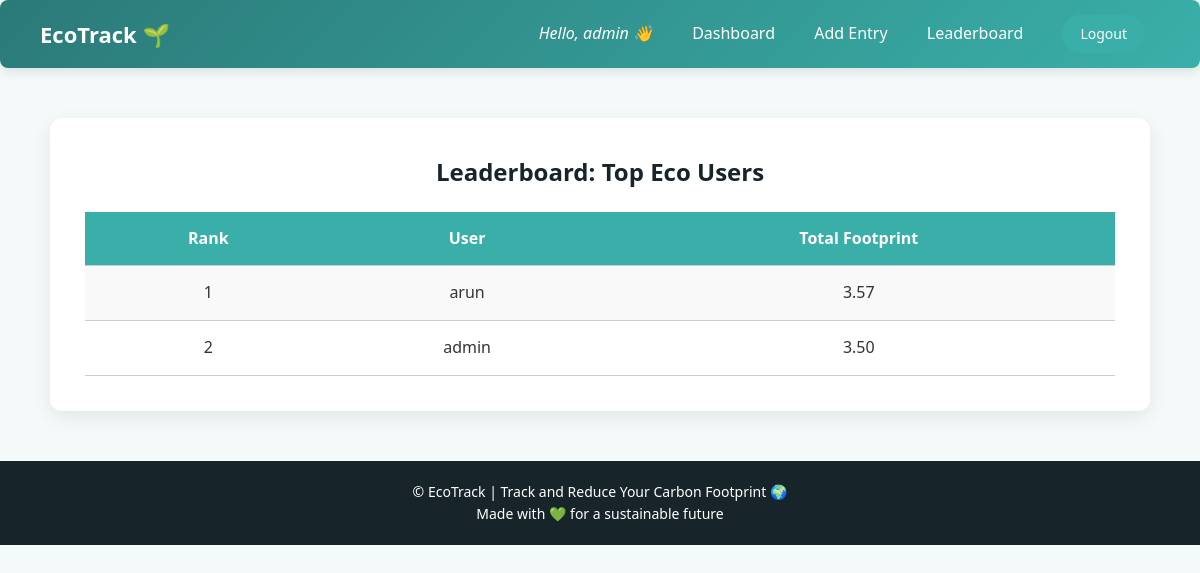
Page /leaderboard/ (signed in) on the committed database.
### tracker/models.py (models this page shows, shortened)
class UserProfile(models.Model):
    user = models.OneToOneField(User, on_delete=models.CASCADE)
    total_footprint = models.FloatField(default=0.0)

### tracker/views.py (the view)
# urls.py: path('leaderboard/', views.leaderboard, name='leaderboard'),
def leaderboard(request):
    top_users = UserProfile.objects.order_by('-total_footprint')[:10]
    return render(request, 'tracker/leaderboard.html', {'top_users': top_users})

### tracker/templates/tracker/leaderboard.html
{% extends 'tracker/base.html' %}
{% block content %}
<h2>Leaderboard: Top Eco Users</h2>
<table>
    <tr>
        <th>Rank</th>
        <th>User</th>
        <th>Total Footprint</th>
    </tr>
    {% for profile in top_users %}
    <tr>
        <td>{{ forloop.counter }}</td>
        <td>{{ profile.user.username }}</td>
        <td>{{ profile.total_footprint|floatformat:2 }}</td>
    </tr>
    {% empty %}
    <tr><td colspan="3">No users yet.</td></tr>
    {% endfor %}
</table>
{% endblock %}

### tracker/templates/tracker/base.html (shortened to what this page needs)
{% load static %}
<!DOCTYPE html>
<html lang="en">
<head>
    <link rel="stylesheet" href="{% static 'tracker/css/style.css' %}">
</head>
<body>
<nav>
    <div class="logo">
        <a href="{% url 'dashboard' %}">EcoTrack 🌱</a>
    </div>
    <div class="nav-links">
        {% if user.is_authenticated %}
            <span class="user-info">Hello, {{ user.username }} 👋</span>
            <a href="{% url 'dashboard' %}">Dashboard</a>
            <a href="{% url 'predict' %}">Add Entry</a>
            <a href="{% url 'leaderboard' %}">Leaderboard</a>
            <a href="{% url 'logout' %}" class="btn">Logout</a>
        {% else %}
            <a href="{% url 'register' %}" class="btn">Register</a>
        {% endif %}
    </div>
</nav>
<div class="container">
    {% block content %}{% endblock %}
</div>
<footer>
    &copy; {{ now.year }} EcoTrack | Track and Reduce Your Carbon Footprint 🌍
    <br>
    Made with 💚 for a sustainable future
</footer>
</body>
</html>

### tracker/static/tracker/css/style.css (style rules this page uses)
body { font-family:Arial;background:#f5f7fa;color:#333 }
.container { margin:20px auto;padding:20px;background:white;border-radius:12px;box-shadow:0 4px 10px rgba(0,0,0,0.1);max-width:900px }
nav { background:#2c3e50;padding:10px;border-radius:8px;margin-bottom:20px }
nav a { color:white;margin-right:15px;text-decoration:none }

### tracker/templates/tracker/base.html (style rules this page uses)
* { margin: 0; padding: 0; box-sizing: border-box; font-family: 'Segoe UI', Tahoma, Geneva, Verdana, sans-serif; }
body { background-color: #f4f9f9; color: #333; line-height: 1.6; }
nav { background: linear-gradient(135deg, #2b7a78, #3aafa9); padding: 15px 40px; display: flex; justify-content: space-between; align-items: center; color: white; position: sticky; top: 0; z-index: 1000; box-shadow: 0 4px 12px rgba(0,0,0,0.1); }
nav .logo a { font-size: 22px; font-weight: bold; color: #fff; text-decoration: none; }
nav .nav-links a { color: white; text-decoration: none; margin-left: 20px; font-weight: 500; transition: color 0.2s, transform 0.2s; }
.user-info { margin-right: 15px; font-style: italic; }
.btn { display: inline-block; padding: 8px 18px; background-color: #3aafa9ff; color: black; border-radius: 25px; text-decoration: none; font-size: 14px; transition: all 0.3s ease; }
.container { max-width: 1100px; margin: 50px auto; background-color: #ffffff; padding: 35px; border-radius: 12px; box-shadow: 0 6px 20px rgba(0,0,0,0.08); animation: fadeIn 0.6s ease-in-out; }
h1, h2 { color: #17252a; margin-bottom: 20px; text-align: center; }
table { width: 100%; border-collapse: collapse; margin-top: 20px; }
table th, table td { padding: 14px 16px; text-align: center; border-bottom: 1px solid #ccc; }
table th { background-color: #3aafa9; color: white; }
table tr:nth-child(even) { background-color: #f9f9f9; }
footer { text-align: center; margin-top: 50px; padding: 20px 0; background: #17252a; color: white; font-size: 14px; }

### rows in the picture
UserProfile: user.username "arun", total_footprint "3.57"
UserProfile: user.username "admin", total_footprint "3.50"

### other values in the picture
{{ user.username }} "admin"
